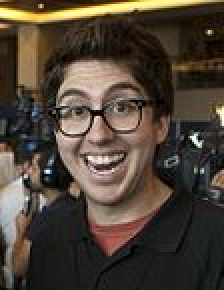
#> input picture amir.jpg, 112 x 145 px (shown 2 times larger)
$ python test_ExposureCorrector.py   (older library calls are emulated)
#> lines starting #> are read from the running program, lines starting #| are printed output that depends on the picture
### ExposureCorrector.py

import cv2
import numpy as np
import scipy.sparse as spsparse

		# 1. find all boundaries between two components using adj_mat
		# 2. find the minimum weight between them
		# scratch that, instead need to form and maintain a new adjacency matrix
		# which retains the minimum weight between each component

		# Adjacency matrix is going to shrink by 1 for each component merged
		# at stage 0 the adjacency matrix and components hash are consistent
		# updates need to handle both components hash AND adjacency matrix

		# NEWEST ISSUE:
		# Need to deal with max internal weights in adjacency

		# ----------------------------------------------------------
		# TODO: when merging, grow a single component as much as possible before
		# moving on
		# use a queue of pixels to check!
		# ---------------------------------------------------------

class ExposureCorrector():
	img = []
	adj_mat = []
	# ^ this guy represents adjacency of COMPONENTS, not individual pixels
	# 0 == not connected
	# 1 == connected

	# Hash of components (ie the segmentation)
	components = {}

	# pairwise weights of connected components
	weights = {}

	w = 0
	h = 0

	k = 50

	# [14 lines left out: function show_segmentation, not called in this run]


	def get_adjacency_matrix(self, img):
		self.img = img
		rows = np.shape(img)[0]
		cols = np.shape(img)[1]

		self.w = cols
		self.h = rows

		h_connections = np.ones((cols, 1))
		h_connections[-1] = 0;

		diag_h = np.tile(h_connections, (rows, 1))
		diag_h = diag_h[0:-1]
		# print diag_h.shape
		assert(diag_h.shape[0] == rows*cols - 1)

		diag_v = np.ones((cols*(rows-1), 1))
		# print diag_v.shape
		assert(diag_v.shape[0] == rows*cols - cols)

		diagonals = [diag_h.T, diag_v.T]

		self.adj_mat = spsparse.diags(diagonals, [1, cols], shape=(rows*cols, rows*cols), format='lil', dtype=np.uint8)

		self.adj_mat = (self.adj_mat + self.adj_mat.transpose()).tolil()
		# print spsparse.isspmatrix_lil(self.adj_mat)
		return self.adj_mat

	def init_components(self):
		# make a hash of the initial components with each pixel in it's own
		# component
		num_pixels = self.w * self.h

		for i in range(num_pixels):
			pixel_row = int(i / self.w);
			pixel_col = i % self.w;
			self.components[i] = [(pixel_row, pixel_col)]

		return self.components


	def init_weights(self):
		# at this point each pixel is in it's own component

		# for each pixel, initial weight = abs(pix[i] - pix[j])
		nonzero = self.adj_mat.nonzero()
		# print nonzero[0]
		# print nonzero[1]

		for i in range(len(nonzero[0])):
			home_pix = nonzero[0][i]
			neighbor = nonzero[1][i]

			home_i = self.pix_num_to_index(home_pix)
			home_val = self.img[home_i[0], home_i[1]]

			neighbor_i = self.pix_num_to_index(neighbor)
			neighbor_val = self.img[neighbor_i[0], neighbor_i[1]]

			self.weights[(home_pix, neighbor)] = abs(int(home_val) - int(neighbor_val))
			self.weights[(neighbor, home_pix)] = self.weights[(home_pix, neighbor)]

		for i in range(len(self.components.keys())):
			self.weights[(i, i)] = 0

	def segment_img(self):
		# num_changes = 1

		components = self.components.keys()

		for c in components:
			num_changes = 1
			while(num_changes > 0):
				if (c in self.components):
					num_changes = self.update_component(c)
				else:
					num_changes = 0

			print "Component: " + str(c)


		return self.components


	def update_component(self, c1):
		keys_to_delete = []
		num_changes = 0
		adj_components = self.adj_mat.getrow(c1).nonzero()
		# print adj_components[1]
		components_to_check = list(adj_components[1])

		while components_to_check != []:
			# skip if we deleted component already
			c2 = components_to_check.pop(0)
			if (c2 != c1) and (c2 in self.components):
				if (self.check_boundary(c1, c2, self.k) == False):
					# print "merged " + str(c1) + " and " + str(c2)

					new_components = (self.adj_mat.getrow(c2).nonzero())[1]

					self.merge_components(c1, c2)

					# print new_components
					components_to_check = components_to_check + list(new_components)
					# print "merged " + str(c1) + " and " + str(c2)
					num_changes += 1


		return num_changes


	def check_boundary(self, c1, c2, k):
		boundary = True
		m_int = min([self.weights[(c1, c1)] + k/len(self.components[c1]), self.weights[(c2, c2)] + k/len(self.components[c2])])

		if self.weights[(c1, c2)] > m_int:
			boundary = True
		else:
			boundary = False

		return boundary

	def merge_components(self, c1, c2):

		# copy all elements of c2 into c1
		# print "copying components"
		self.components[c1] = self.components[c1] + self.components[c2]
		# print "done"

		# copy adjacency matrix info
		# print "merging adj mat"
		self.merge_adj_mat(c1, c2)
		# print "done"

		# delete component in component hash
		self.components.pop(c2, None)

		# print self.adj_mat.toarray()
		return 0

	def merge_adj_mat(self, c1, c2):
		# c1_adj = self.adj_mat.getrow(c1)
		c2_adj = self.adj_mat.getrow(c2)

		c2_nonzero = c2_adj.nonzero()[1]


		# print "updating max internal weight"
		# update max internal weight:
		self.weights[(c1, c1)] = max(self.weights[(c1, c1)], self.weights[(c1, c2)])


		# print "updating weights and neighbors"
		for component in c2_nonzero:
			# update connection to neighbors
			# if (self.adj_mat[c1, component] == 1) or (c2_adj[0, component] == 1):
			self.adj_mat[c1, component] = 1

			# update min neighbor weights
			if ((c1, component) in self.weights) and ((c2, component) in self.weights):
				self.weights[(c1, component)] = min([self.weights[(c1, component)], self.weights[(c2, component)]])
				self.weights[(component, c1)] = self.weights[(c1, component)]

				# delete old component weights
				self.weights.pop((c2, component), None)
				self.weights.pop((component, c2), None)

			elif ((c2, component) in self.weights):
				self.weights[(c1, component)] = self.weights[(c2, component)]
				self.weights[(component, c1)] = self.weights[(c1, component)]

				# delete old component weights
				self.weights.pop((c2, component), None)
				self.weights.pop((component, c2), None)
			else:
				# retain current min weight
				pass

			# clear old neighbor info
			self.adj_mat[c2, component] = 0
			self.adj_mat[component, c2] = 0

		return 0


	def pix_num_to_index(self, pix_num):
		row = int(pix_num / self.w)
		col = pix_num % self.w
		return (row, col)


	# [4 lines left out: function min_x_weight, not called in this run]

### test_ExposureCorrector.py
# test exposure corrector


import numpy as np
import ExposureCorrector as EC
import cv2
import numpy.random as nprand

# [9 lines of commented-out code are left out]
img = cv2.imread("./amir.jpg", cv2.CV_LOAD_IMAGE_GRAYSCALE)
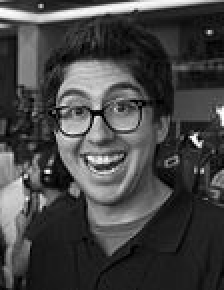
#> img: shape (145, 112) (shown 2 times larger); min 0, max 255, mean 68.7

corrector = EC.ExposureCorrector()


def main():
	adj = corrector.get_adjacency_matrix(img)


	# print adj.toarray()


	corrector.init_components()
	# print corrector.components

	corrector.init_weights()
#> the loop in init_weights, `for i in range(len(nonzero[0])):` made 64446 passes
#> (home_val, neighbor_val) on passes 1 to 3: (148, 132), (148, 45), (132, 148)
	# print corrector.weights

	# print corrector.adj_mat.toarray()

	components = corrector.segment_img()

	# print components

	cv2.namedWindow("OG")
	cv2.namedWindow("Segmentation")

	seg_img = corrector.show_segmentation()

	# cv2.imshow("OG", img)
	# cv2.imshow("Segmentation", seg_img)

	cv2.imwrite("seg_img.jpg", seg_img)
	cv2.imwrite("og.jpg", img)


	# cv2.waitKey(0)
	return 0

if __name__ == "__main__":
#> (the run stopped early here; a loop or call above may not have finished)
